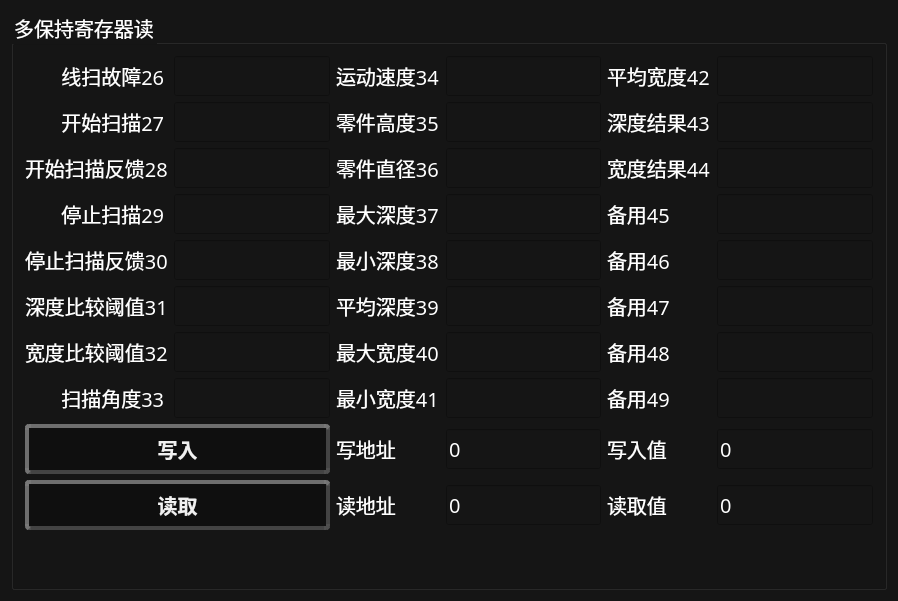
<?xml version="1.0" encoding="UTF-8"?>
<ui version="4.0">
 <class>CommunicateClass</class>
 <widget class="QWidget" name="CommunicateClass">
  <property name="geometry">
   <rect>
    <x>0</x>
    <y>0</y>
    <width>898</width>
    <height>601</height>
   </rect>
  </property>
  <property name="windowTitle">
   <string>Communicate</string>
  </property>
  <property name="styleSheet">
   <string notr="true">background-color: rgb(21, 21, 21);
color: rgb(255, 255, 255);</string>
  </property>
  <layout class="QGridLayout" name="gridLayout">
   <item row="0" column="0">
    <widget class="QGroupBox" name="groupBox_8">
     <property name="sizePolicy">
      <sizepolicy hsizetype="Expanding" vsizetype="Expanding">
       <horstretch>0</horstretch>
       <verstretch>0</verstretch>
      </sizepolicy>
     </property>
     <property name="minimumSize">
      <size>
       <width>0</width>
       <height>40</height>
      </size>
     </property>
     <property name="font">
      <font>
       <family>微软雅黑</family>
       <pointsize>15</pointsize>
       <weight>50</weight>
       <bold>false</bold>
      </font>
     </property>
     <property name="styleSheet">
      <string notr="true"/>
     </property>
     <property name="title">
      <string>多保持寄存器读</string>
     </property>
     <layout class="QGridLayout" name="gridLayout_15">
      <item row="0" column="0">
       <widget class="QLabel" name="label_29">
        <property name="minimumSize">
         <size>
          <width>0</width>
          <height>40</height>
         </size>
        </property>
        <property name="font">
         <font>
          <family>微软雅黑</family>
          <pointsize>15</pointsize>
          <weight>50</weight>
          <bold>false</bold>
         </font>
        </property>
        <property name="text">
         <string>       线扫故障26</string>
        </property>
       </widget>
      </item>
      <item row="0" column="1">
       <widget class="QLineEdit" name="editReadRegisterValue1">
        <property name="minimumSize">
         <size>
          <width>0</width>
          <height>40</height>
         </size>
        </property>
        <property name="font">
         <font>
          <family>微软雅黑</family>
          <pointsize>15</pointsize>
          <weight>50</weight>
          <bold>false</bold>
         </font>
        </property>
       </widget>
      </item>
      <item row="0" column="2">
       <widget class="QLabel" name="label_39">
        <property name="minimumSize">
         <size>
          <width>0</width>
          <height>40</height>
         </size>
        </property>
        <property name="font">
         <font>
          <family>微软雅黑</family>
          <pointsize>15</pointsize>
          <weight>50</weight>
          <bold>false</bold>
         </font>
        </property>
        <property name="text">
         <string>运动速度34</string>
        </property>
       </widget>
      </item>
      <item row="0" column="3">
       <widget class="QLineEdit" name="editReadRegisterValue9">
        <property name="minimumSize">
         <size>
          <width>0</width>
          <height>40</height>
         </size>
        </property>
        <property name="font">
         <font>
          <family>微软雅黑</family>
          <pointsize>15</pointsize>
          <weight>50</weight>
          <bold>false</bold>
         </font>
        </property>
       </widget>
      </item>
      <item row="0" column="4">
       <widget class="QLabel" name="label_63">
        <property name="minimumSize">
         <size>
          <width>0</width>
          <height>40</height>
         </size>
        </property>
        <property name="font">
         <font>
          <family>微软雅黑</family>
          <pointsize>15</pointsize>
          <weight>50</weight>
          <bold>false</bold>
         </font>
        </property>
        <property name="text">
         <string>平均宽度42</string>
        </property>
       </widget>
      </item>
      <item row="0" column="5">
       <widget class="QLineEdit" name="editReadRegisterValue17">
        <property name="minimumSize">
         <size>
          <width>0</width>
          <height>40</height>
         </size>
        </property>
        <property name="font">
         <font>
          <family>微软雅黑</family>
          <pointsize>15</pointsize>
          <weight>50</weight>
          <bold>false</bold>
         </font>
        </property>
       </widget>
      </item>
      <item row="1" column="0">
       <widget class="QLabel" name="label_28">
        <property name="minimumSize">
         <size>
          <width>0</width>
          <height>40</height>
         </size>
        </property>
        <property name="font">
         <font>
          <family>微软雅黑</family>
          <pointsize>15</pointsize>
          <weight>50</weight>
          <bold>false</bold>
         </font>
        </property>
        <property name="text">
         <string>       开始扫描27</string>
        </property>
       </widget>
      </item>
      <item row="1" column="1">
       <widget class="QLineEdit" name="editReadRegisterValue2">
        <property name="minimumSize">
         <size>
          <width>0</width>
          <height>40</height>
         </size>
        </property>
        <property name="font">
         <font>
          <family>微软雅黑</family>
          <pointsize>15</pointsize>
          <weight>50</weight>
          <bold>false</bold>
         </font>
        </property>
       </widget>
      </item>
      <item row="1" column="2">
       <widget class="QLabel" name="label_40">
        <property name="minimumSize">
         <size>
          <width>0</width>
          <height>40</height>
         </size>
        </property>
        <property name="font">
         <font>
          <family>微软雅黑</family>
          <pointsize>15</pointsize>
          <weight>50</weight>
          <bold>false</bold>
         </font>
        </property>
        <property name="text">
         <string>零件高度35</string>
        </property>
       </widget>
      </item>
      <item row="1" column="3">
       <widget class="QLineEdit" name="editReadRegisterValue10">
        <property name="minimumSize">
         <size>
          <width>0</width>
          <height>40</height>
         </size>
        </property>
        <property name="font">
         <font>
          <family>微软雅黑</family>
          <pointsize>15</pointsize>
          <weight>50</weight>
          <bold>false</bold>
         </font>
        </property>
       </widget>
      </item>
      <item row="1" column="4">
       <widget class="QLabel" name="label_64">
        <property name="minimumSize">
         <size>
          <width>0</width>
          <height>40</height>
         </size>
        </property>
        <property name="font">
         <font>
          <family>微软雅黑</family>
          <pointsize>15</pointsize>
          <weight>50</weight>
          <bold>false</bold>
         </font>
        </property>
        <property name="text">
         <string>深度结果43</string>
        </property>
       </widget>
      </item>
      <item row="1" column="5">
       <widget class="QLineEdit" name="editReadRegisterValue18">
        <property name="minimumSize">
         <size>
          <width>0</width>
          <height>40</height>
         </size>
        </property>
        <property name="font">
         <font>
          <family>微软雅黑</family>
          <pointsize>15</pointsize>
          <weight>50</weight>
          <bold>false</bold>
         </font>
        </property>
       </widget>
      </item>
      <item row="2" column="0">
       <widget class="QLabel" name="label_33">
        <property name="minimumSize">
         <size>
          <width>0</width>
          <height>40</height>
         </size>
        </property>
        <property name="font">
         <font>
          <family>微软雅黑</family>
          <pointsize>15</pointsize>
          <weight>50</weight>
          <bold>false</bold>
         </font>
        </property>
        <property name="text">
         <string>开始扫描反馈28</string>
        </property>
       </widget>
      </item>
      <item row="2" column="1">
       <widget class="QLineEdit" name="editReadRegisterValue3">
        <property name="minimumSize">
         <size>
          <width>0</width>
          <height>40</height>
         </size>
        </property>
        <property name="font">
         <font>
          <family>微软雅黑</family>
          <pointsize>15</pointsize>
          <weight>50</weight>
          <bold>false</bold>
         </font>
        </property>
       </widget>
      </item>
      <item row="2" column="2">
       <widget class="QLabel" name="label_41">
        <property name="minimumSize">
         <size>
          <width>0</width>
          <height>40</height>
         </size>
        </property>
        <property name="font">
         <font>
          <family>微软雅黑</family>
          <pointsize>15</pointsize>
          <weight>50</weight>
          <bold>false</bold>
         </font>
        </property>
        <property name="text">
         <string>零件直径36</string>
        </property>
       </widget>
      </item>
      <item row="2" column="3">
       <widget class="QLineEdit" name="editReadRegisterValue11">
        <property name="minimumSize">
         <size>
          <width>0</width>
          <height>40</height>
         </size>
        </property>
        <property name="font">
         <font>
          <family>微软雅黑</family>
          <pointsize>15</pointsize>
          <weight>50</weight>
          <bold>false</bold>
         </font>
        </property>
       </widget>
      </item>
      <item row="2" column="4">
       <widget class="QLabel" name="label_67">
        <property name="minimumSize">
         <size>
          <width>0</width>
          <height>40</height>
         </size>
        </property>
        <property name="font">
         <font>
          <family>微软雅黑</family>
          <pointsize>15</pointsize>
          <weight>50</weight>
          <bold>false</bold>
         </font>
        </property>
        <property name="text">
         <string>宽度结果44</string>
        </property>
       </widget>
      </item>
      <item row="2" column="5">
       <widget class="QLineEdit" name="editReadRegisterValue19">
        <property name="minimumSize">
         <size>
          <width>0</width>
          <height>40</height>
         </size>
        </property>
        <property name="font">
         <font>
          <family>微软雅黑</family>
          <pointsize>15</pointsize>
          <weight>50</weight>
          <bold>false</bold>
         </font>
        </property>
       </widget>
      </item>
      <item row="3" column="0">
       <widget class="QLabel" name="label_34">
        <property name="minimumSize">
         <size>
          <width>0</width>
          <height>40</height>
         </size>
        </property>
        <property name="font">
         <font>
          <family>微软雅黑</family>
          <pointsize>15</pointsize>
          <weight>50</weight>
          <bold>false</bold>
         </font>
        </property>
        <property name="text">
         <string>       停止扫描29</string>
        </property>
       </widget>
      </item>
      <item row="3" column="1">
       <widget class="QLineEdit" name="editReadRegisterValue4">
        <property name="minimumSize">
         <size>
          <width>0</width>
          <height>40</height>
         </size>
        </property>
        <property name="font">
         <font>
          <family>微软雅黑</family>
          <pointsize>15</pointsize>
          <weight>50</weight>
          <bold>false</bold>
         </font>
        </property>
       </widget>
      </item>
      <item row="3" column="2">
       <widget class="QLabel" name="label_42">
        <property name="minimumSize">
         <size>
          <width>0</width>
          <height>40</height>
         </size>
        </property>
        <property name="font">
         <font>
          <family>微软雅黑</family>
          <pointsize>15</pointsize>
          <weight>50</weight>
          <bold>false</bold>
         </font>
        </property>
        <property name="text">
         <string>最大深度37</string>
        </property>
       </widget>
      </item>
      <item row="3" column="3">
       <widget class="QLineEdit" name="editReadRegisterValue12">
        <property name="minimumSize">
         <size>
          <width>0</width>
          <height>40</height>
         </size>
        </property>
        <property name="font">
         <font>
          <family>微软雅黑</family>
          <pointsize>15</pointsize>
          <weight>50</weight>
          <bold>false</bold>
         </font>
        </property>
       </widget>
      </item>
      <item row="3" column="4">
       <widget class="QLabel" name="label_66">
        <property name="minimumSize">
         <size>
          <width>0</width>
          <height>40</height>
         </size>
        </property>
        <property name="font">
         <font>
          <family>微软雅黑</family>
          <pointsize>15</pointsize>
          <weight>50</weight>
          <bold>false</bold>
         </font>
        </property>
        <property name="text">
         <string>备用45</string>
        </property>
       </widget>
      </item>
      <item row="3" column="5">
       <widget class="QLineEdit" name="editReadRegisterValue20">
        <property name="minimumSize">
         <size>
          <width>0</width>
          <height>40</height>
         </size>
        </property>
        <property name="font">
         <font>
          <family>微软雅黑</family>
          <pointsize>15</pointsize>
          <weight>50</weight>
          <bold>false</bold>
         </font>
        </property>
       </widget>
      </item>
      <item row="4" column="0">
       <widget class="QLabel" name="label_35">
        <property name="minimumSize">
         <size>
          <width>0</width>
          <height>40</height>
         </size>
        </property>
        <property name="font">
         <font>
          <family>微软雅黑</family>
          <pointsize>15</pointsize>
          <weight>50</weight>
          <bold>false</bold>
         </font>
        </property>
        <property name="text">
         <string>停止扫描反馈30</string>
        </property>
       </widget>
      </item>
      <item row="4" column="1">
       <widget class="QLineEdit" name="editReadRegisterValue5">
        <property name="minimumSize">
         <size>
          <width>0</width>
          <height>40</height>
         </size>
        </property>
        <property name="font">
         <font>
          <family>微软雅黑</family>
          <pointsize>15</pointsize>
          <weight>50</weight>
          <bold>false</bold>
         </font>
        </property>
       </widget>
      </item>
      <item row="4" column="2">
       <widget class="QLabel" name="label_43">
        <property name="minimumSize">
         <size>
          <width>0</width>
          <height>40</height>
         </size>
        </property>
        <property name="font">
         <font>
          <family>微软雅黑</family>
          <pointsize>15</pointsize>
          <weight>50</weight>
          <bold>false</bold>
         </font>
        </property>
        <property name="text">
         <string>最小深度38</string>
        </property>
       </widget>
      </item>
      <item row="4" column="3">
       <widget class="QLineEdit" name="editReadRegisterValue13">
        <property name="minimumSize">
         <size>
          <width>0</width>
          <height>40</height>
         </size>
        </property>
        <property name="font">
         <font>
          <family>微软雅黑</family>
          <pointsize>15</pointsize>
          <weight>50</weight>
          <bold>false</bold>
         </font>
        </property>
       </widget>
      </item>
      <item row="4" column="4">
       <widget class="QLabel" name="label_65">
        <property name="minimumSize">
         <size>
          <width>0</width>
          <height>40</height>
         </size>
        </property>
        <property name="font">
         <font>
          <family>微软雅黑</family>
          <pointsize>15</pointsize>
          <weight>50</weight>
          <bold>false</bold>
         </font>
        </property>
        <property name="text">
         <string>备用46</string>
        </property>
       </widget>
      </item>
      <item row="4" column="5">
       <widget class="QLineEdit" name="editReadRegisterValue21">
        <property name="minimumSize">
         <size>
          <width>0</width>
          <height>40</height>
         </size>
        </property>
        <property name="font">
         <font>
          <family>微软雅黑</family>
          <pointsize>15</pointsize>
          <weight>50</weight>
          <bold>false</bold>
         </font>
        </property>
       </widget>
      </item>
      <item row="5" column="0">
       <widget class="QLabel" name="label_36">
        <property name="minimumSize">
         <size>
          <width>0</width>
          <height>40</height>
         </size>
        </property>
        <property name="font">
         <font>
          <family>微软雅黑</family>
          <pointsize>15</pointsize>
          <weight>50</weight>
          <bold>false</bold>
         </font>
        </property>
        <property name="text">
         <string>深度比较阈值31</string>
        </property>
       </widget>
      </item>
      <item row="5" column="1">
       <widget class="QLineEdit" name="editReadRegisterValue6">
        <property name="minimumSize">
         <size>
          <width>0</width>
          <height>40</height>
         </size>
        </property>
        <property name="font">
         <font>
          <family>微软雅黑</family>
          <pointsize>15</pointsize>
          <weight>50</weight>
          <bold>false</bold>
         </font>
        </property>
       </widget>
      </item>
      <item row="5" column="2">
       <widget class="QLabel" name="label_44">
        <property name="minimumSize">
         <size>
          <width>0</width>
          <height>40</height>
         </size>
        </property>
        <property name="font">
         <font>
          <family>微软雅黑</family>
          <pointsize>15</pointsize>
          <weight>50</weight>
          <bold>false</bold>
         </font>
        </property>
        <property name="text">
         <string>平均深度39</string>
        </property>
       </widget>
      </item>
      <item row="5" column="3">
       <widget class="QLineEdit" name="editReadRegisterValue14">
        <property name="minimumSize">
         <size>
          <width>0</width>
          <height>40</height>
         </size>
        </property>
        <property name="font">
         <font>
          <family>微软雅黑</family>
          <pointsize>15</pointsize>
          <weight>50</weight>
          <bold>false</bold>
         </font>
        </property>
       </widget>
      </item>
      <item row="5" column="4">
       <widget class="QLabel" name="label_68">
        <property name="minimumSize">
         <size>
          <width>0</width>
          <height>40</height>
         </size>
        </property>
        <property name="font">
         <font>
          <family>微软雅黑</family>
          <pointsize>15</pointsize>
          <weight>50</weight>
          <bold>false</bold>
         </font>
        </property>
        <property name="text">
         <string>备用47</string>
        </property>
       </widget>
      </item>
      <item row="5" column="5">
       <widget class="QLineEdit" name="editReadRegisterValue22">
        <property name="minimumSize">
         <size>
          <width>0</width>
          <height>40</height>
         </size>
        </property>
        <property name="font">
         <font>
          <family>微软雅黑</family>
          <pointsize>15</pointsize>
          <weight>50</weight>
          <bold>false</bold>
         </font>
        </property>
       </widget>
      </item>
      <item row="6" column="0">
       <widget class="QLabel" name="label_37">
        <property name="minimumSize">
         <size>
          <width>0</width>
          <height>40</height>
         </size>
        </property>
        <property name="font">
         <font>
          <family>微软雅黑</family>
          <pointsize>15</pointsize>
          <weight>50</weight>
          <bold>false</bold>
         </font>
        </property>
        <property name="text">
         <string>宽度比较阈值32</string>
        </property>
       </widget>
      </item>
      <item row="6" column="1">
       <widget class="QLineEdit" name="editReadRegisterValue7">
        <property name="minimumSize">
         <size>
          <width>0</width>
          <height>40</height>
         </size>
        </property>
        <property name="font">
         <font>
          <family>微软雅黑</family>
          <pointsize>15</pointsize>
          <weight>50</weight>
          <bold>false</bold>
         </font>
        </property>
       </widget>
      </item>
      <item row="6" column="2">
       <widget class="QLabel" name="label_45">
        <property name="minimumSize">
         <size>
          <width>0</width>
          <height>40</height>
         </size>
        </property>
        <property name="font">
         <font>
          <family>微软雅黑</family>
          <pointsize>15</pointsize>
          <weight>50</weight>
          <bold>false</bold>
         </font>
        </property>
        <property name="text">
         <string>最大宽度40</string>
        </property>
       </widget>
      </item>
      <item row="6" column="3">
       <widget class="QLineEdit" name="editReadRegisterValue15">
        <property name="minimumSize">
         <size>
          <width>0</width>
          <height>40</height>
         </size>
        </property>
        <property name="font">
         <font>
          <family>微软雅黑</family>
          <pointsize>15</pointsize>
          <weight>50</weight>
          <bold>false</bold>
         </font>
        </property>
       </widget>
      </item>
      <item row="6" column="4">
       <widget class="QLabel" name="label_69">
        <property name="minimumSize">
         <size>
          <width>0</width>
          <height>40</height>
         </size>
        </property>
        <property name="font">
         <font>
          <family>微软雅黑</family>
          <pointsize>15</pointsize>
          <weight>50</weight>
          <bold>false</bold>
         </font>
        </property>
        <property name="text">
         <string>备用48</string>
        </property>
       </widget>
      </item>
      <item row="6" column="5">
       <widget class="QLineEdit" name="editReadRegisterValue23">
        <property name="minimumSize">
         <size>
          <width>0</width>
          <height>40</height>
         </size>
        </property>
        <property name="font">
         <font>
          <family>微软雅黑</family>
          <pointsize>15</pointsize>
          <weight>50</weight>
          <bold>false</bold>
         </font>
        </property>
       </widget>
      </item>
      <item row="7" column="0">
       <widget class="QLabel" name="label_38">
        <property name="minimumSize">
         <size>
          <width>0</width>
          <height>40</height>
         </size>
        </property>
        <property name="font">
         <font>
          <family>微软雅黑</family>
          <pointsize>15</pointsize>
          <weight>50</weight>
          <bold>false</bold>
         </font>
        </property>
        <property name="text">
         <string>       扫描角度33</string>
        </property>
       </widget>
      </item>
      <item row="7" column="1">
       <widget class="QLineEdit" name="editReadRegisterValue8">
        <property name="minimumSize">
         <size>
          <width>0</width>
          <height>40</height>
         </size>
        </property>
        <property name="font">
         <font>
          <family>微软雅黑</family>
          <pointsize>15</pointsize>
          <weight>50</weight>
          <bold>false</bold>
         </font>
        </property>
       </widget>
      </item>
      <item row="7" column="2">
       <widget class="QLabel" name="label_46">
        <property name="minimumSize">
         <size>
          <width>0</width>
          <height>40</height>
         </size>
        </property>
        <property name="font">
         <font>
          <family>微软雅黑</family>
          <pointsize>15</pointsize>
          <weight>50</weight>
          <bold>false</bold>
         </font>
        </property>
        <property name="text">
         <string>最小宽度41</string>
        </property>
       </widget>
      </item>
      <item row="7" column="3">
       <widget class="QLineEdit" name="editReadRegisterValue16">
        <property name="minimumSize">
         <size>
          <width>0</width>
          <height>40</height>
         </size>
        </property>
        <property name="font">
         <font>
          <family>微软雅黑</family>
          <pointsize>15</pointsize>
          <weight>50</weight>
          <bold>false</bold>
         </font>
        </property>
       </widget>
      </item>
      <item row="7" column="4">
       <widget class="QLabel" name="label_70">
        <property name="minimumSize">
         <size>
          <width>0</width>
          <height>40</height>
         </size>
        </property>
        <property name="font">
         <font>
          <family>微软雅黑</family>
          <pointsize>15</pointsize>
          <weight>50</weight>
          <bold>false</bold>
         </font>
        </property>
        <property name="text">
         <string>备用49</string>
        </property>
       </widget>
      </item>
      <item row="7" column="5">
       <widget class="QLineEdit" name="editReadRegisterValue24">
        <property name="minimumSize">
         <size>
          <width>0</width>
          <height>40</height>
         </size>
        </property>
        <property name="font">
         <font>
          <family>微软雅黑</family>
          <pointsize>15</pointsize>
          <weight>50</weight>
          <bold>false</bold>
         </font>
        </property>
       </widget>
      </item>
      <item row="8" column="2">
       <widget class="QLabel" name="label_12">
        <property name="minimumSize">
         <size>
          <width>0</width>
          <height>40</height>
         </size>
        </property>
        <property name="font">
         <font>
          <family>微软雅黑</family>
          <pointsize>15</pointsize>
          <weight>50</weight>
          <bold>false</bold>
         </font>
        </property>
        <property name="text">
         <string>写地址</string>
        </property>
       </widget>
      </item>
      <item row="8" column="3">
       <widget class="QLineEdit" name="editWriteAdress">
        <property name="minimumSize">
         <size>
          <width>0</width>
          <height>40</height>
         </size>
        </property>
        <property name="font">
         <font>
          <family>微软雅黑</family>
          <pointsize>15</pointsize>
          <weight>50</weight>
          <bold>false</bold>
         </font>
        </property>
        <property name="text">
         <string>0</string>
        </property>
       </widget>
      </item>
      <item row="8" column="4">
       <widget class="QLabel" name="label_13">
        <property name="minimumSize">
         <size>
          <width>96</width>
          <height>40</height>
         </size>
        </property>
        <property name="font">
         <font>
          <family>微软雅黑</family>
          <pointsize>15</pointsize>
          <weight>50</weight>
          <bold>false</bold>
         </font>
        </property>
        <property name="text">
         <string>写入值</string>
        </property>
       </widget>
      </item>
      <item row="8" column="5">
       <widget class="QLineEdit" name="editWriteValue">
        <property name="minimumSize">
         <size>
          <width>0</width>
          <height>40</height>
         </size>
        </property>
        <property name="font">
         <font>
          <family>微软雅黑</family>
          <pointsize>15</pointsize>
          <weight>50</weight>
          <bold>false</bold>
         </font>
        </property>
        <property name="text">
         <string>0</string>
        </property>
       </widget>
      </item>
      <item row="9" column="2">
       <widget class="QLabel" name="label_14">
        <property name="minimumSize">
         <size>
          <width>0</width>
          <height>40</height>
         </size>
        </property>
        <property name="font">
         <font>
          <family>微软雅黑</family>
          <pointsize>15</pointsize>
          <weight>50</weight>
          <bold>false</bold>
         </font>
        </property>
        <property name="text">
         <string>读地址</string>
        </property>
       </widget>
      </item>
      <item row="9" column="3">
       <widget class="QLineEdit" name="editReadAdress">
        <property name="minimumSize">
         <size>
          <width>0</width>
          <height>40</height>
         </size>
        </property>
        <property name="font">
         <font>
          <family>微软雅黑</family>
          <pointsize>15</pointsize>
          <weight>50</weight>
          <bold>false</bold>
         </font>
        </property>
        <property name="text">
         <string>0</string>
        </property>
       </widget>
      </item>
      <item row="9" column="4">
       <widget class="QLabel" name="label_15">
        <property name="minimumSize">
         <size>
          <width>96</width>
          <height>40</height>
         </size>
        </property>
        <property name="font">
         <font>
          <family>微软雅黑</family>
          <pointsize>15</pointsize>
          <weight>50</weight>
          <bold>false</bold>
         </font>
        </property>
        <property name="text">
         <string>读取值</string>
        </property>
       </widget>
      </item>
      <item row="9" column="5">
       <widget class="QLineEdit" name="editReadValue">
        <property name="minimumSize">
         <size>
          <width>0</width>
          <height>40</height>
         </size>
        </property>
        <property name="font">
         <font>
          <family>微软雅黑</family>
          <pointsize>15</pointsize>
          <weight>50</weight>
          <bold>false</bold>
         </font>
        </property>
        <property name="text">
         <string>0</string>
        </property>
       </widget>
      </item>
      <item row="10" column="0">
       <spacer name="verticalSpacer_3">
        <property name="orientation">
         <enum>Qt::Vertical</enum>
        </property>
        <property name="sizeHint" stdset="0">
         <size>
          <width>20</width>
          <height>40</height>
         </size>
        </property>
       </spacer>
      </item>
      <item row="8" column="0" colspan="2">
       <widget class="QPushButton" name="btnWriteReister">
        <property name="minimumSize">
         <size>
          <width>0</width>
          <height>40</height>
         </size>
        </property>
        <property name="font">
         <font>
          <pointsize>15</pointsize>
          <weight>75</weight>
          <bold>true</bold>
         </font>
        </property>
        <property name="styleSheet">
         <string notr="true">QPushButton {
    color: rgb(240, 240, 240);
    background-color: rgb(15, 15, 15);
    border-radius: 4px;
    outline: none;
    transition: all 0.15s ease-in-out;
    padding: 6px 14px;
    /* 双层边框实现立体效果 */
    border: 4px solid rgba(80, 80, 80, 0.8); /* 外层深灰色边框 */
    border-top: 4px solid rgba(120, 120, 120, 0.9);
    border-left: 4px solid rgba(120, 120, 120, 0.9);
    /* 内层边框效果 */
    background-clip: padding-box;
    position: relative;
}

QPushButton::before {
    content: &quot;&quot;;
    position: absolute;
    top: 1px;
    left: 1px;
    right: 1px;
    bottom: 1px;
    border: 1px solid rgba(30, 30, 30, 0.9);
    border-radius: 3px;
    pointer-events: none;
}

QPushButton:hover {
    background-color: rgb(162, 162, 162);
    border-color: rgba(100, 100, 100, 0.9);
    border-top-color: rgba(140, 140, 140, 0.9);
    border-left-color: rgba(140, 140, 140, 0.9);
}

QPushButton:pressed {
    background-color: #252A32;
    color: #C8CDD1;
    /* 按下时反转边框明暗 */
    border: 1px solid rgba(60, 60, 60, 0.9);
    border-bottom-color: rgba(100, 100, 100, 0.9);
    border-right-color: rgba(100, 100, 100, 0.9);
}

QPushButton:disabled {
    background-color: #E3E7EB;
    color: #A0A6AC;
    border: 1px solid rgba(150, 150, 150, 0.6);
}</string>
        </property>
        <property name="text">
         <string>写入</string>
        </property>
       </widget>
      </item>
      <item row="9" column="0" colspan="2">
       <widget class="QPushButton" name="btnReadReister">
        <property name="minimumSize">
         <size>
          <width>0</width>
          <height>40</height>
         </size>
        </property>
        <property name="font">
         <font>
          <pointsize>15</pointsize>
          <weight>75</weight>
          <bold>true</bold>
         </font>
        </property>
        <property name="styleSheet">
         <string notr="true">QPushButton {
    color: rgb(240, 240, 240);
    background-color: rgb(15, 15, 15);
    border-radius: 4px;
    outline: none;
    transition: all 0.15s ease-in-out;
    padding: 6px 14px;
    /* 双层边框实现立体效果 */
    border: 4px solid rgba(80, 80, 80, 0.8); /* 外层深灰色边框 */
    border-top: 4px solid rgba(120, 120, 120, 0.9);
    border-left: 4px solid rgba(120, 120, 120, 0.9);
    /* 内层边框效果 */
    background-clip: padding-box;
    position: relative;
}

QPushButton::before {
    content: &quot;&quot;;
    position: absolute;
    top: 1px;
    left: 1px;
    right: 1px;
    bottom: 1px;
    border: 1px solid rgba(30, 30, 30, 0.9);
    border-radius: 3px;
    pointer-events: none;
}

QPushButton:hover {
    background-color: rgb(162, 162, 162);
    border-color: rgba(100, 100, 100, 0.9);
    border-top-color: rgba(140, 140, 140, 0.9);
    border-left-color: rgba(140, 140, 140, 0.9);
}

QPushButton:pressed {
    background-color: #252A32;
    color: #C8CDD1;
    /* 按下时反转边框明暗 */
    border: 1px solid rgba(60, 60, 60, 0.9);
    border-bottom-color: rgba(100, 100, 100, 0.9);
    border-right-color: rgba(100, 100, 100, 0.9);
}

QPushButton:disabled {
    background-color: #E3E7EB;
    color: #A0A6AC;
    border: 1px solid rgba(150, 150, 150, 0.6);
}</string>
        </property>
        <property name="text">
         <string>读取</string>
        </property>
       </widget>
      </item>
     </layout>
    </widget>
   </item>
  </layout>
 </widget>
 <layoutdefault spacing="6" margin="11"/>
 <resources/>
 <connections/>
</ui>
